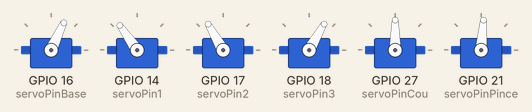
This sketch was run on a simulated ESP32. On the bench: 6 × servo.

Above: at 0.61 s.
At 3.7 s:
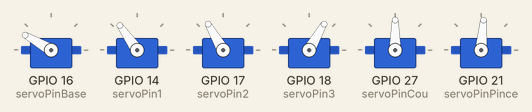
At 7.15 s:
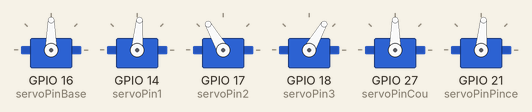
At 13.25 s:
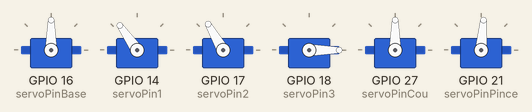
At 27.2 s:
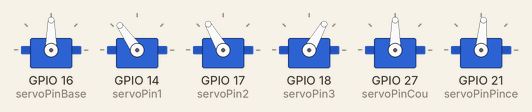
At 39.75 s:
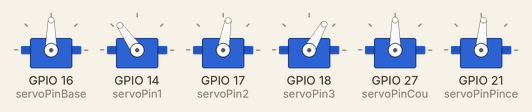
Timing chart, 0 to 40.0 s (numbered marks = the images above):
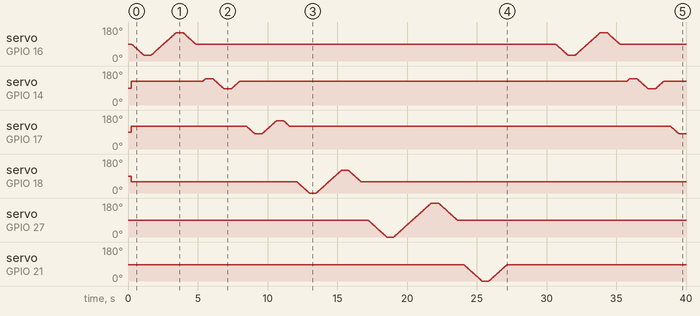

The sketch:

test_servo.ino
```cpp
#include <ESP32Servo.h>

// Déclaration des objets Servo
Servo base;
Servo servo1;
Servo servo2;
Servo servo3;
Servo cou;
Servo pince;

// Définition des broches GPIO pour chaque servo
const int servoPinBase = 16;
const int servoPin1 = 14;
const int servoPin2 = 17;
const int servoPin3 = 18;
const int servoPinCou = 27;
const int servoPinPince = 21; // Pince

// Paramètres de vitesse et de pause
const int SPEED_DELAY = 15; // Délai entre chaque degré (en ms)
const int PAUSE_AFTER_MOVE = 500; // Pause après chaque mouvement (en ms)

void setup() {
  // Attache chaque servomoteur à son pin respectif avec un délai pour éviter les surtensions
  base.attach(servoPinBase);
  delay(50);
  servo1.attach(servoPin1);
  delay(50);
  servo2.attach(servoPin2);
  delay(50);
  servo3.attach(servoPin3);
  delay(50);
  cou.attach(servoPinCou);
  delay(50);
  pince.attach(servoPinPince);

  // Initialisation des positions des servomoteurs
  base.write(90);       // Base à 90°
  servo1.write(125);    // Servo1 à 125° (-90° vers l'avant)
  servo2.write(120);    // Servo2 à 120° (+90°)
  servo3.write(60);     // Servo3 à 60° (-90°)
  cou.write(90);        // Cou à 90°
  pince.write(85);      // Pince à 85°
}

void loop() {
  // Séquence de la base
  moveServoSlowly(base, 30);
  delay(PAUSE_AFTER_MOVE);
  moveServoSlowly(base, 150);
  delay(PAUSE_AFTER_MOVE);
  moveServoSlowly(base, 90);
  delay(PAUSE_AFTER_MOVE);

  // Séquence servo1
  moveServoSlowly(servo1, 140);
  delay(PAUSE_AFTER_MOVE);
  moveServoSlowly(servo1, 85);
  delay(PAUSE_AFTER_MOVE);
  moveServoSlowly(servo1, 125);
  delay(PAUSE_AFTER_MOVE);

  // Séquence servo2
  moveServoSlowly(servo2, 80);
  delay(PAUSE_AFTER_MOVE);
  moveServoSlowly(servo2, 150);
  delay(PAUSE_AFTER_MOVE);
  moveServoSlowly(servo2, 120);
  delay(PAUSE_AFTER_MOVE);

  // Séquence servo3
  moveServoSlowly(servo3, 0);
  delay(PAUSE_AFTER_MOVE);
  moveServoSlowly(servo3, 120);
  delay(PAUSE_AFTER_MOVE);
  moveServoSlowly(servo3, 60);
  delay(PAUSE_AFTER_MOVE);

  // Séquence du cou
  moveServoSlowly(cou, 0);
  delay(PAUSE_AFTER_MOVE);
  moveServoSlowly(cou, 180);
  delay(PAUSE_AFTER_MOVE);
  moveServoSlowly(cou, 90);
  delay(PAUSE_AFTER_MOVE);

  // Séquence pince
  moveServoSlowly(pince, 0);
  delay(PAUSE_AFTER_MOVE);
  moveServoSlowly(pince, 85);
  delay(PAUSE_AFTER_MOVE);

  // Pause finale avant de recommencer le cycle
  delay(3000);
}

// Fonction de mouvement progressif
void moveServoSlowly(Servo &servo, int targetAngle) {
  int currentAngle = servo.read(); // Lit la position actuelle du servo
  int step = (targetAngle > currentAngle) ? 1 : -1; // Détermine la direction du mouvement

  // Boucle pour déplacer le servo degré par degré
  while (currentAngle != targetAngle) {
    currentAngle += step; // Incrémente ou décrémente l'angle
    servo.write(currentAngle); // Envoie la nouvelle position au servo
    delay(SPEED_DELAY); // Délai pour ralentir le mouvement
  }
}
```

head_tracker.ino
```cpp
// #include <HardwareSerial.h>
// #include <ESP32Servo.h>

// Servo base_servo;
// int base_angle = 90;  // Position centrale
// const int SPEED = 2;  // Degrés par loop

// void setup() {
//   Serial.begin(115200);
//   base_servo.attach(16);  // Broche du servo de base
//   base_servo.write(base_angle);
// }

// void loop() {
//   if (Serial.available()) {
//     String command = Serial.readStringUntil('\n');
//     command.trim();

//     if (command == "base_left" && base_angle > 0) {
//       base_angle -= SPEED;
//     }
//     else if (command == "base_right" && base_angle < 180) {
//       base_angle += SPEED;
//     }

//     base_servo.write(base_angle);
//   }
//   delay(50);  // Contrôle fluide
// }
```
